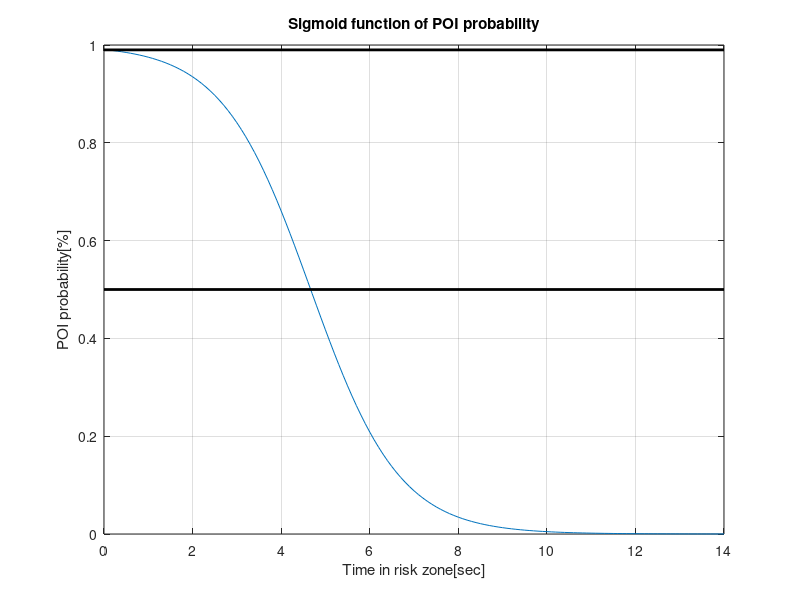

This chart was generated by the following MATLAB code:
close all
L =  1;
maxX = 14;
minX = 0;
x0 = (maxX-minX)/3;
x = minX:0.1:maxX;
k = 1;
y = 1-L./(1+exp(-k*(x-x0)));
figure(1)
box on; grid on;hold on

plot(x,y)
title('Sigmoid function of POI probability')
xlabel('Time in risk zone[sec]')
ylabel('POI probability[%]')
plot([x(1),x(end)],[0.99,0.99],'k','LineWidth',2)
plot([x(1),x(end)],[0.5,0.5],'k','LineWidth',2)

max(y)

%%
p = 0.4;
n = 10;
1-(1-p)^n>0.99
1,0.95,0.8,0.7,0.65,0.6,0.5,0.45,0.43,0.4
